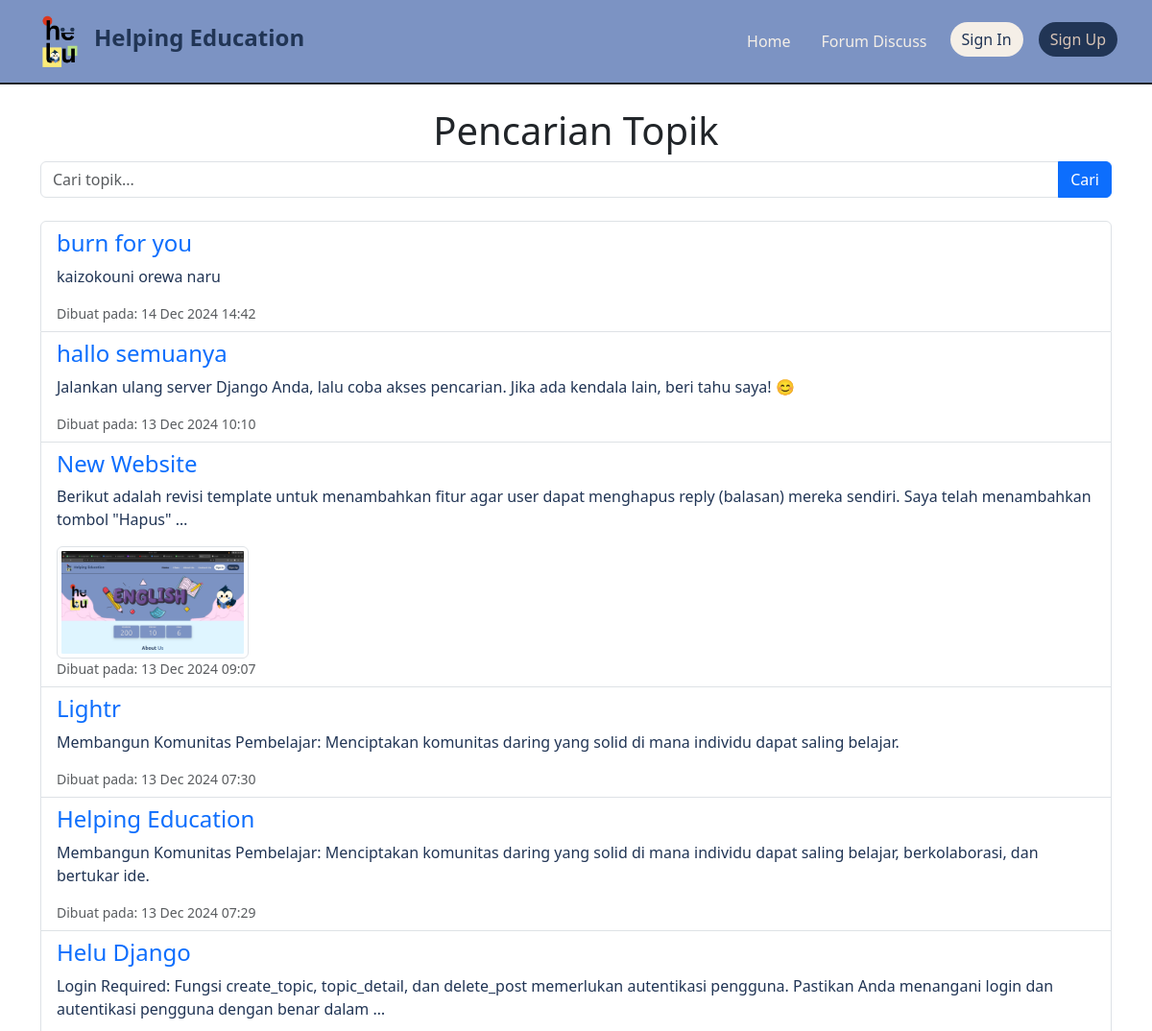
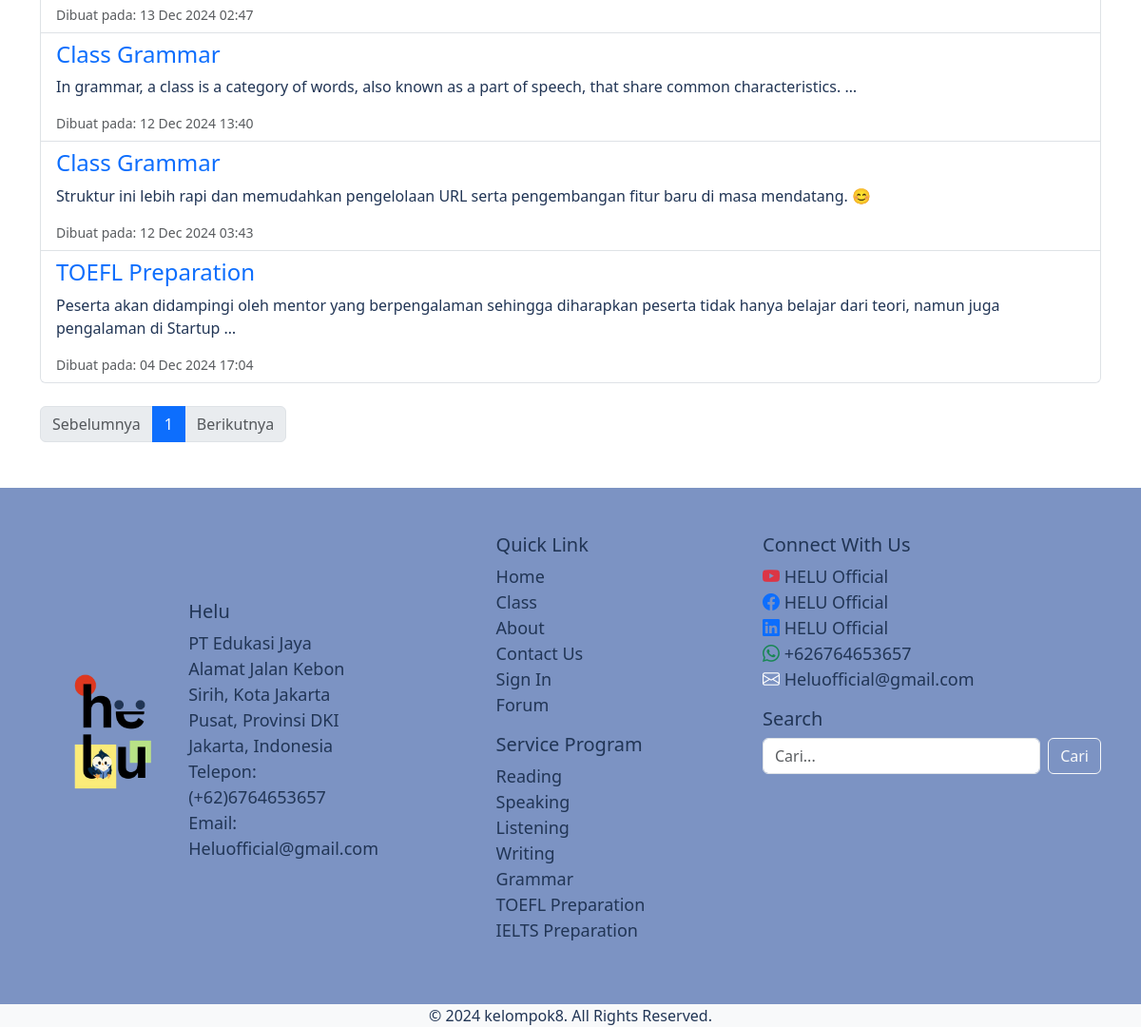
The app's page /forum/find/ with its own data (2 pictures, top to bottom).
### forum_discuss/models.py (models this page shows, shortened)
class Topic(models.Model):
    title = models.CharField(max_length=200, verbose_name="Judul")
    description = models.TextField(verbose_name="Deskripsi")
    created_at = models.DateTimeField(auto_now_add=True, verbose_name="Dibuat pada")
    created_by = models.ForeignKey(User, on_delete=models.CASCADE, verbose_name="Dibuat oleh")
    image = models.ImageField(upload_to='topic_images/', blank=True, null=True)
    updated_at = models.DateTimeField(auto_now=True, verbose_name="Terakhir diperbarui pada")
    likes = models.ManyToManyField(User, related_name='liked_topics', blank=True)
    unlikes = models.ManyToManyField(User, related_name='unliked_topics', blank=True)
    class Meta:
        verbose_name = "Topik"
        verbose_name_plural = "Topik-topik"
        ordering = ['-created_at']  # Mengurutkan topik berdasarkan waktu pembuatan terbaru

### forum_discuss/views.py (the view)
# urls.py: path('find/', views.find_topic, name='find_topic'),
def find_topic(request):
    query = request.GET.get('q', '')  # Ambil input pencarian
    topics = Topic.objects.filter(Q(title__icontains=query) | Q(description__icontains=query)).order_by('-created_at')  # Filter berdasarkan judul atau deskripsi
    paginator = Paginator(topics, 10)  # Batasi 10 topik per halaman
    page_number = request.GET.get('page', 1)
    page_topics = paginator.get_page(page_number)
    context = {
        'topics': page_topics,
        'query': query,
    }
    return render(request, 'forum/find_topic.html', context)

### classPage/context_processors.py (called while the page is built)
def global_testimonials(request):
    return {
        'global_testimonials': Testimonial.objects.all()
    }

### templates/forum/find_topic.html
{% extends 'topicBase.html' %}
{% block content %}
<div class="container mt-4">
    <h1 class="text-center">Pencarian Topik</h1>
    <form method="get" action="{% url 'find_topic' %}" class="mb-4">
        <div class="input-group">
            <input type="text" name="q" class="form-control" placeholder="Cari topik..." value="{{ query }}">
            <button class="btn btn-primary" type="submit">Cari</button>
        </div>
    </form>
    {% if topics %}
        <ul class="list-group">
            {% for topic in topics %}
                <li class="list-group-item">
                    <a href="{% url 'topic_detail' topic.pk %}" class="text-decoration-none">
                        <h4>{{ topic.title }}</h4>
                        <p>{{ topic.description|truncatewords:20 }}</p>
                        {% if topic.image %}
                            <img src="{{ topic.image.url }}" alt="{{ topic.title }}" class="img-thumbnail" style="max-width: 200px; height: auto;">
                        {% endif %}
                    </a>
                    <div class="text-muted small">Dibuat pada: {{ topic.created_at|date:"d M Y H:i" }}</div>
                </li>
            {% endfor %}
        </ul>
        <nav aria-label="Pagination">
            <ul class="pagination mt-4">
                {% if topics.has_previous %}
                    <li class="page-item">
                        <a class="page-link" href="?q={{ query }}&page={{ topics.previous_page_number }}">Sebelumnya</a>
                    </li>
                {% else %}
                    <li class="page-item disabled"><span class="page-link">Sebelumnya</span></li>
                {% endif %}
                <li class="page-item active">
                    <span class="page-link">{{ topics.number }}</span>
                </li>
                {% if topics.has_next %}
                    <li class="page-item">
                        <a class="page-link" href="?q={{ query }}&page={{ topics.next_page_number }}">Berikutnya</a>
                    </li>
                {% else %}
                    <li class="page-item disabled"><span class="page-link">Berikutnya</span></li>
                {% endif %}
            </ul>
        </nav>
    {% else %}
        <p class="text-center">Tidak ada topik yang ditemukan untuk pencarian "{{ query }}".</p>
    {% endif %}
</div>
{% endblock %}

### static/css/custom.css (style rules this page uses)
body { background-color: #fff; }
.footer h5,p { color: #213555 !important; }

### records on screen
Topic: title "burn for you", description "kaizokouni orewa naru", created_at "14 Dec 2024 14:42"
Topic: title "hallo semuanya", description "Jalankan ulang server Django Anda, lalu coba akses pencarian. Jika ada kendala lain, beri tahu saya! 😊", created_at "13 Dec 2024 10:10"
Topic: title "New Website", description "Berikut adalah revisi template untuk menambahkan fitur agar user dapat menghapus reply (balasan) mereka sendiri. Saya telah menambahkan tombol \"Hapus\" …", image (picture), created_at "13 Dec 2024 09:07"
Topic: title "Lightr", description "Membangun Komunitas Pembelajar: Menciptakan komunitas daring yang solid di mana individu dapat saling belajar.", created_at "13 Dec 2024 07:30"
Topic: title "Helping Education", description "Membangun Komunitas Pembelajar: Menciptakan komunitas daring yang solid di mana individu dapat saling belajar, berkolaborasi, dan bertukar ide.", created_at "13 Dec 2024 07:29"
Topic: title "Helu Django", description "Login Required: Fungsi create_topic, topic_detail, dan delete_post memerlukan autentikasi pengguna. Pastikan Anda menangani login dan autentikasi pengguna dengan benar dalam …", created_at "13 Dec 2024 02:47"
Topic: title "Class Grammar", description "In grammar, a class is a category of words, also known as a part of speech, that share common characteristics. …", created_at "12 Dec 2024 13:40"
Topic: title "Class Grammar", description "Struktur ini lebih rapi dan memudahkan pengelolaan URL serta pengembangan fitur baru di masa mendatang. 😊", created_at "12 Dec 2024 03:43"
Topic: title "TOEFL Preparation", description "Peserta akan didampingi oleh mentor yang berpengalaman sehingga diharapkan peserta tidak hanya belajar dari teori, namun juga pengalaman di Startup …", created_at "04 Dec 2024 17:04"

### other values on screen
{{ topics.number }} "1"
